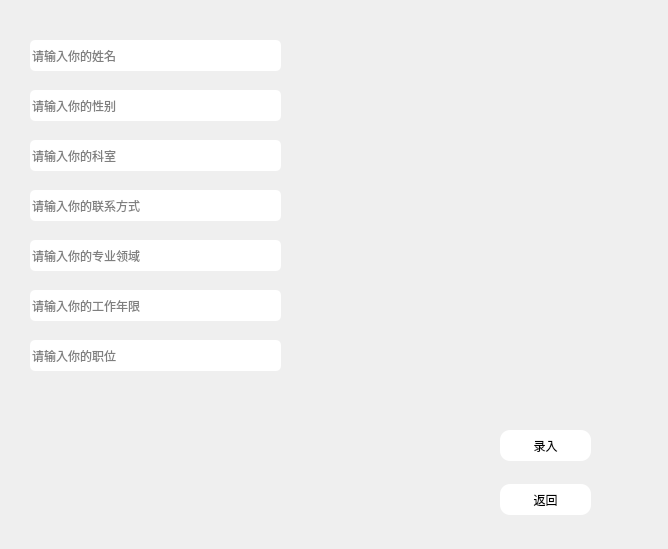
<?xml version="1.0" encoding="UTF-8"?>
<ui version="4.0">
 <class>doc_edit</class>
 <widget class="QWidget" name="doc_edit">
  <property name="geometry">
   <rect>
    <x>0</x>
    <y>0</y>
    <width>668</width>
    <height>549</height>
   </rect>
  </property>
  <property name="windowTitle">
   <string>Form</string>
  </property>
  <property name="styleSheet">
   <string notr="true">#doc_edit{border-image: url(:/back/蓝色渐变.jpg);}</string>
  </property>
  <widget class="QPushButton" name="pushButton">
   <property name="geometry">
    <rect>
     <x>500</x>
     <y>484</y>
     <width>91</width>
     <height>31</height>
    </rect>
   </property>
   <property name="styleSheet">
    <string notr="true">#pushButton{border-radius:10px;}
#pushButton{background-color: rgb(255, 255, 255);}
</string>
   </property>
   <property name="text">
    <string>返回</string>
   </property>
  </widget>
  <widget class="QLineEdit" name="nameEdit">
   <property name="geometry">
    <rect>
     <x>30</x>
     <y>40</y>
     <width>251</width>
     <height>31</height>
    </rect>
   </property>
   <property name="styleSheet">
    <string notr="true">#nameEdit{border-radius:5px;}
#nameEdit{background-color: rgb(255, 255, 255);}
</string>
   </property>
   <property name="placeholderText">
    <string>请输入你的姓名</string>
   </property>
  </widget>
  <widget class="QLineEdit" name="genderEdit">
   <property name="geometry">
    <rect>
     <x>30</x>
     <y>90</y>
     <width>251</width>
     <height>31</height>
    </rect>
   </property>
   <property name="styleSheet">
    <string notr="true">#genderEdit{border-radius:5px;}
#genderEdit{background-color: rgb(255, 255, 255);}
</string>
   </property>
   <property name="placeholderText">
    <string>请输入你的性别</string>
   </property>
  </widget>
  <widget class="QLineEdit" name="roomEdit">
   <property name="geometry">
    <rect>
     <x>30</x>
     <y>140</y>
     <width>251</width>
     <height>31</height>
    </rect>
   </property>
   <property name="styleSheet">
    <string notr="true">#roomEdit{border-radius:5px;}
#roomEdit{background-color: rgb(255, 255, 255);}
</string>
   </property>
   <property name="placeholderText">
    <string>请输入你的科室</string>
   </property>
  </widget>
  <widget class="QLineEdit" name="contactEdit">
   <property name="geometry">
    <rect>
     <x>30</x>
     <y>190</y>
     <width>251</width>
     <height>31</height>
    </rect>
   </property>
   <property name="styleSheet">
    <string notr="true">#contactEdit{border-radius:5px;}
#contactEdit{background-color: rgb(255, 255, 255);}
</string>
   </property>
   <property name="placeholderText">
    <string>请输入你的联系方式</string>
   </property>
  </widget>
  <widget class="QLineEdit" name="majorEdit">
   <property name="geometry">
    <rect>
     <x>30</x>
     <y>240</y>
     <width>251</width>
     <height>31</height>
    </rect>
   </property>
   <property name="styleSheet">
    <string notr="true">#majorEdit{border-radius:5px;}
#majorEdit{background-color: rgb(255, 255, 255);}
</string>
   </property>
   <property name="placeholderText">
    <string>请输入你的专业领域</string>
   </property>
  </widget>
  <widget class="QLineEdit" name="yearEdit">
   <property name="geometry">
    <rect>
     <x>30</x>
     <y>290</y>
     <width>251</width>
     <height>31</height>
    </rect>
   </property>
   <property name="styleSheet">
    <string notr="true">#yearEdit{border-radius:5px;}
#yearEdit{background-color: rgb(255, 255, 255);}
</string>
   </property>
   <property name="placeholderText">
    <string>请输入你的工作年限</string>
   </property>
  </widget>
  <widget class="QLineEdit" name="positionEdit">
   <property name="geometry">
    <rect>
     <x>30</x>
     <y>340</y>
     <width>251</width>
     <height>31</height>
    </rect>
   </property>
   <property name="styleSheet">
    <string notr="true">#positionEdit{border-radius:5px;}
#positionEdit{background-color: rgb(255, 255, 255);}
</string>
   </property>
   <property name="placeholderText">
    <string>请输入你的职位</string>
   </property>
  </widget>
  <widget class="QPushButton" name="pushButton_2">
   <property name="geometry">
    <rect>
     <x>500</x>
     <y>430</y>
     <width>91</width>
     <height>31</height>
    </rect>
   </property>
   <property name="styleSheet">
    <string notr="true">#pushButton_2{border-radius:10px;}
#pushButton_2{background-color: rgb(255, 255, 255);}
</string>
   </property>
   <property name="text">
    <string>录入</string>
   </property>
  </widget>
 </widget>
 <resources/>
 <connections>
  <connection>
   <sender>pushButton</sender>
   <signal>clicked()</signal>
   <receiver>doc_edit</receiver>
   <slot>close()</slot>
   <hints>
    <hint type="sourcelabel">
     <x>514</x>
     <y>452</y>
    </hint>
    <hint type="destinationlabel">
     <x>299</x>
     <y>249</y>
    </hint>
   </hints>
  </connection>
 </connections>
</ui>
